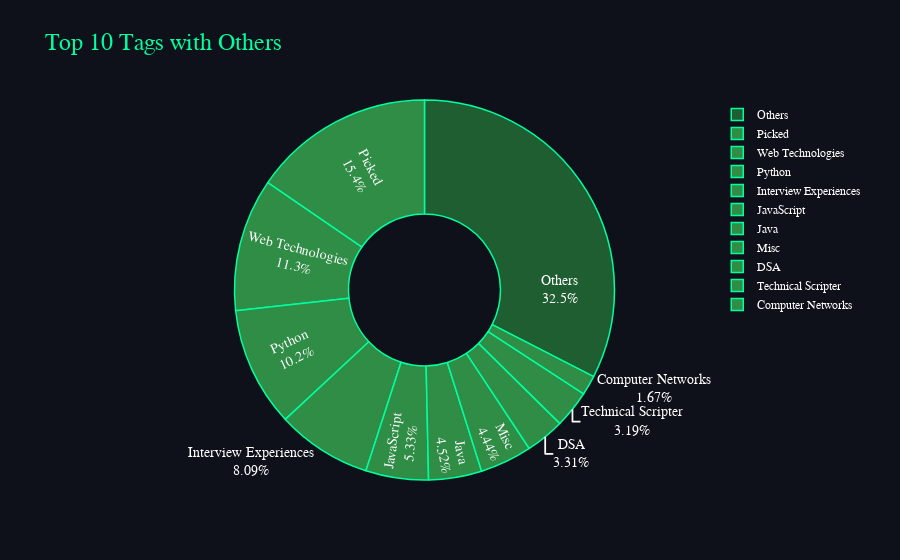

Notebook code cell kept with this figure:
### Markdown cell above
## 1.3) What percentage of the overall dataset does each category represent?

### Code cell
# @title
total_articles = len(df)

df_ = df['clean_tags'].value_counts().sort_index(ascending = False).reset_index(name='count')


df_ = df['clean_tags'].value_counts().reset_index()
df_.columns = ['tag', 'count']
df_['percentage'] = (df_['count'] / total_articles * 100).round(4)

# Separate top 10 and sum the rest as 'Others'
top_n = 10
top_tags = df_.head(top_n).copy()
others_count = df_['count'][top_n:].sum()
others_percentage = df_['percentage'][top_n:].sum()

# Create a DataFrame for 'Others'
others_df = pd.DataFrame([{'tag': 'Others', 'count': others_count, 'percentage': others_percentage}])

# Combine top tags with Others
top_tags = pd.concat([top_tags, others_df], ignore_index=True)

# Dark futuristic theme colors
bg_color = '#0F111A'
font_color = '#FFFFFF'
colors = ['#2F8D46']*top_n + ['#1F5E30']  # Neon green for top 10, darker green for Others

# Create interactive donut chart
fig = go.Figure(data=[go.Pie(
    labels=top_tags['tag'],
    values=top_tags['percentage'],
    textinfo='label+percent',
    insidetextorientation='radial',
    hole=0.4,  # makes it a donut
    marker=dict(colors=colors, line=dict(color='#00FF9F', width=1.5)),
    hovertemplate='<b>%{label}</b><br>Percentage: %{value:.2f}%<extra></extra>'
)])

# Update layout for futuristic dark theme
fig.update_layout(
    title='Top 10 Tags with Others',
    title_font=dict(family='Courier New, monospace', size=24, color='#00FF9F'),
    plot_bgcolor=bg_color,
    paper_bgcolor=bg_color,
    font=dict(family='Courier New, monospace', size=14, color=font_color),
    legend=dict(font=dict(family='Courier New, monospace', size=12, color=font_color))
)

fig.show()

### Figure 1 — Plotly figure (JSON) as saved in the notebook; plotly's stock layout.template omitted (floating-point values rounded to 4 significant figures)
{"data": [{"hole": 0.4, "hovertemplate": "<b>%{label}</b><br>Percentage: %{value:.2f}%<extra></extra>", "insidetextorientation": "radial", "labels": ["Picked", "Web Technologies", "Python", "Interview Experiences", "JavaScript", "Java", "Misc", "DSA", "Technical Scripter", "Computer Networks", "Others"], "marker": {"colors": ["#2F8D46", "#2F8D46", "#2F8D46", "#2F8D46", "#2F8D46", "#2F8D46", "#2F8D46", "#2F8D46", "#2F8D46", "#2F8D46", "#1F5E30"], "line": {"color": "#00FF9F", "width": 1.5}}, "textinfo": "label+percent", "type": "pie", "values": [15.44, 11.3, 10.18, 8.092, 5.329, 4.515, 4.439, 3.314, 3.191, 1.668, 32.53]}], "layout": {"font": {"color": "#FFFFFF", "family": "Courier New, monospace", "size": 14}, "legend": {"font": {"color": "#FFFFFF", "family": "Courier New, monospace", "size": 12}}, "paper_bgcolor": "#0F111A", "plot_bgcolor": "#0F111A", "title": {"font": {"color": "#00FF9F", "family": "Courier New, monospace", "size": 24}, "text": "Top 10 Tags with Others"}}}
